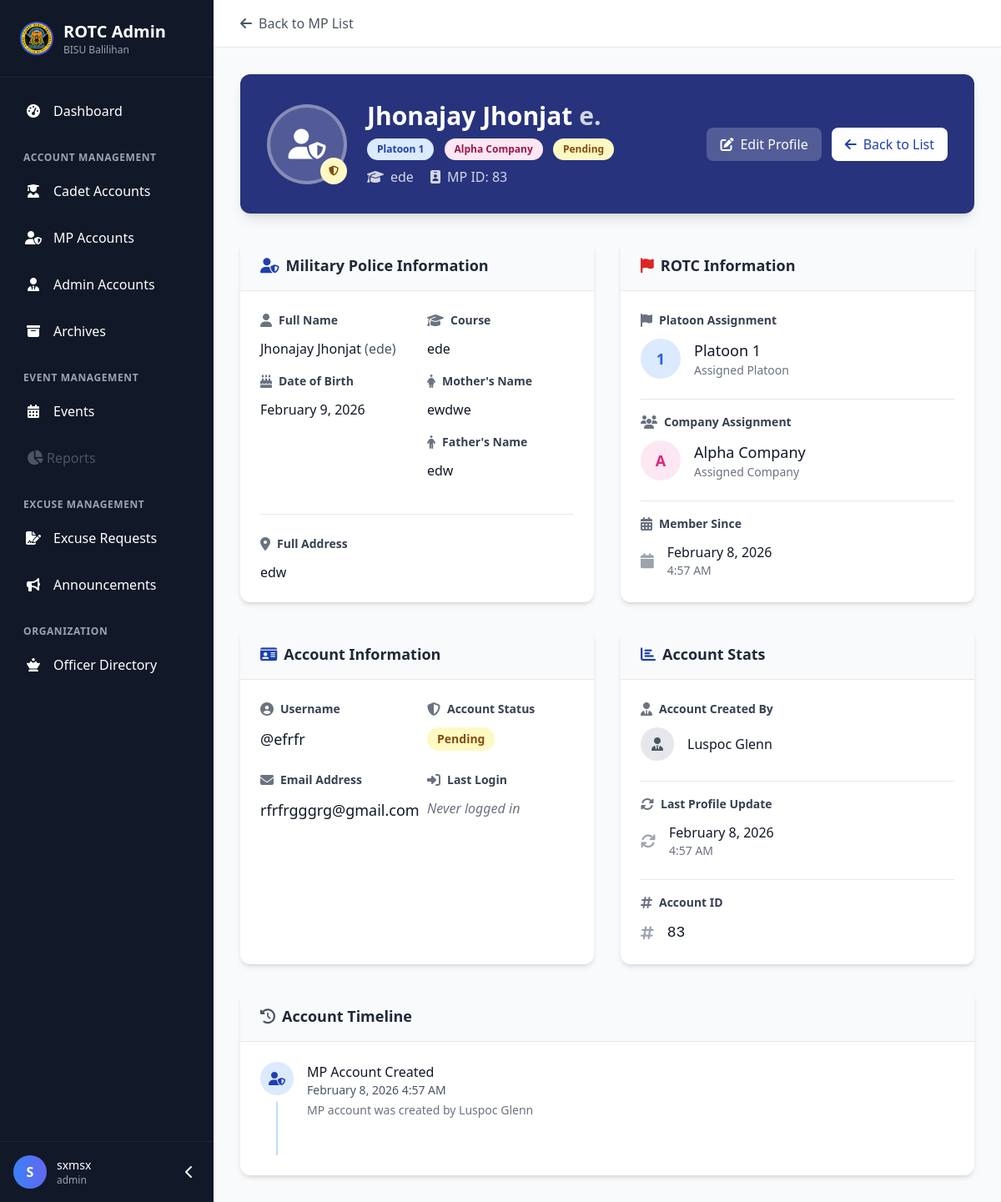
The app's page /admin/mp_profile.php?id=83 (signed in) with its own data.
### tables this page shows
CREATE TABLE `mp_accounts` (
  `id` int(11) NOT NULL,
  `username` varchar(50) NOT NULL,
  `email` varchar(100) NOT NULL,
  `password` varchar(255) NOT NULL,
  `first_name` varchar(50) NOT NULL,
  `last_name` varchar(50) NOT NULL,
  `middle_name` varchar(50) DEFAULT NULL,
  `course` varchar(100) NOT NULL,
  `full_address` text NOT NULL,
  `platoon` enum('1','2','3') NOT NULL,
  `company` enum('Alpha','Bravo','Charlie','Delta','Echo','Foxtrot','Golf') NOT NULL,
  `dob` date NOT NULL,
  `mothers_name` varchar(100) NOT NULL,
  `fathers_name` varchar(100) NOT NULL,
  `profile_image` varchar(255) DEFAULT NULL,
  `status` enum('pending','approved','denied') DEFAULT 'pending',
  `last_login` datetime DEFAULT NULL,
  `created_by` int(11) DEFAULT NULL,
  `created_at` timestamp NOT NULL DEFAULT current_timestamp(),
  `updated_at` timestamp NOT NULL DEFAULT current_timestamp() ON UPDATE current_timestamp(),
  `is_archived` tinyint(1) DEFAULT 0,
  `archived_at` timestamp NULL DEFAULT NULL,
  `archive_reason` text DEFAULT NULL
);

### admin/mp_profile.php (the view, shortened to what the rows shown need)
<?php
require_once '../includes/auth_check.php';
$mp_id = isset($_GET['id']) ? intval($_GET['id']) : 0;
$stmt = $pdo->prepare("SELECT * FROM mp_accounts WHERE id = ?");
$stmt->execute([$mp_id]);
$mp = $stmt->fetch();
$created_by_name = "System";
if ($mp['created_by']) {
    $stmt = $pdo->prepare("SELECT full_name FROM admins WHERE id = ?");
    $stmt->execute([$mp['created_by']]);
    $admin = $stmt->fetch();
    if ($admin) {
        $created_by_name = $admin['full_name'];
    }
}
$status_classes = [
    'pending' => 'bg-yellow-100 text-yellow-800',
    'approved' => 'bg-green-100 text-green-800',
    'denied' => 'bg-red-100 text-red-800'
];
$status_class = $status_classes[$mp['status']] ?? 'bg-gray-100 text-gray-800';
?>
<!DOCTYPE html>
<html lang="en" class="scroll-smooth">
<head>
    <script src="https://cdn.tailwindcss.com"></script>
    <link rel="stylesheet" href="https://cdnjs.cloudflare.com/ajax/libs/font-awesome/6.4.0/css/all.min.css">
</head>
<body class="bg-gray-50 font-sans">
    <?php include 'dashboard_header.php'; ?>
    <div class="main-content ml-64 min-h-screen">
        <main class="p-8">
            <div class="profile-header rounded-xl shadow-lg overflow-hidden mb-8">
                <div class="p-8 text-white">
                    <div class="flex flex-col md:flex-row items-start md:items-center justify-between">
                        <div class="flex items-center space-x-6">
                            <div>
                                <h1 class="text-3xl font-bold">
                                    <?php echo htmlspecialchars($mp['first_name'] . ' ' . $mp['last_name']); ?>
                                    <?php if ($mp['middle_name']): ?>
                                        <span class="text-white/80"><?php echo htmlspecialchars($mp['middle_name'][0] . '.'); ?></span>
                                    <?php endif; ?>
                                </h1>
                                <p class="text-white/90 mt-2">
                                    <span class="badge platoon-badge">Platoon <?php echo htmlspecialchars($mp['platoon']); ?></span>
                                    <span class="badge company-badge ml-2"><?php echo htmlspecialchars($mp['company']); ?> Company</span>
                                    <span class="badge <?php echo $status_class; ?> ml-2">
                                        <?php echo ucfirst($mp['status']); ?>
                                    </span>
                                </p>
                                <p class="text-white/80 mt-2">
                                    <i class="fas fa-graduation-cap mr-2"></i><?php echo htmlspecialchars($mp['course']); ?>
                                    <i class="fas fa-id-badge ml-4 mr-2"></i>MP ID: <?php echo $mp['id']; ?>
                                </p>
                            </div>
                        </div>
                    </div>
                </div>
            </div>
            <div class="grid grid-cols-1 lg:grid-cols-2 gap-8 mb-8">
                <div class="bg-white rounded-xl shadow-md overflow-hidden info-card">
                    <div class="px-6 py-4 border-b border-gray-200 bg-gray-50">
                        <h2 class="text-lg font-semibold text-gray-800">
                            <i class="fas fa-user-shield mr-2 text-blue-800"></i>Military Police Information
                        </h2>
                    </div>
                    <div class="p-6">
                        <div class="grid grid-cols-1 md:grid-cols-2 gap-6">
                            <div>
                                <div class="mb-4">
                                    <div class="card-label">
                                        <i class="fas fa-user text-gray-500"></i>Full Name
                                    </div>
                                    <p class="text-gray-900 font-medium">
                                        <?php echo htmlspecialchars($mp['first_name'] . ' ' . $mp['last_name']); ?>
                                        <?php if ($mp['middle_name']): ?>
                                            <span class="text-gray-600">(<?php echo htmlspecialchars($mp['middle_name']); ?>)</span>
                                        <?php endif; ?>
                                    </p>
                                </div>
                                <div class="mb-4">
                                    <div class="flex items-center space-x-2">
                                        <p class="text-gray-900 font-medium">
                                            <?php echo date('F j, Y', strtotime($mp['dob'])); ?>
                                        </p>
                                    </div>
                                </div>
                            </div>
                            <div>
                                <div class="mb-4">
                                    <div class="card-label">
                                        <i class="fas fa-graduation-cap text-gray-500"></i>Course
                                    </div>
                                    <p class="text-gray-900 font-medium"><?php echo htmlspecialchars($mp['course']); ?></p>
                                </div>
                                <div class="mb-4">
                                    <div class="card-label">
                                        <i class="fas fa-female text-gray-500"></i>Mother's Name
                                    </div>
                                    <p class="text-gray-900 font-medium"><?php echo htmlspecialchars($mp['mothers_name']); ?></p>
                                </div>
                                <div class="mb-4">
                                    <div class="card-label">
                                        <i class="fas fa-male text-gray-500"></i>Father's Name
                                    </div>
                                    <p class="text-gray-900 font-medium"><?php echo htmlspecialchars($mp['fathers_name']); ?></p>
                                </div>
                            </div>
                        </div>
                        <div class="mt-6 pt-6 border-t border-gray-200">
                            <div class="card-label">
                                <i class="fas fa-map-marker-alt text-gray-500"></i>Full Address
                            </div>
                            <p class="text-gray-900"><?php echo htmlspecialchars($mp['full_address']); ?></p>
                        </div>
                    </div>
                </div>
                <div class="bg-white rounded-xl shadow-md overflow-hidden info-card">
                    <div class="px-6 py-4 border-b border-gray-200 bg-gray-50">
                        <h2 class="text-lg font-semibold text-gray-800">
                            <i class="fas fa-flag mr-2 text-red-600"></i>ROTC Information
                        </h2>
                    </div>
                    <div class="p-6">
                        <div class="space-y-6">
                            <div>
                                <div class="flex items-center mt-2">
                                    <div class="w-12 h-12 rounded-full bg-blue-100 flex items-center justify-center mr-4">
                                        <span class="text-blue-600 font-bold text-lg"><?php echo htmlspecialchars($mp['platoon']); ?></span>
                                    </div>
                                    <div>
                                        <p class="text-gray-900 font-medium text-lg">Platoon <?php echo htmlspecialchars($mp['platoon']); ?></p>
                                        <p class="text-sm text-gray-500">Assigned Platoon</p>
                                    </div>
                                </div>
                            </div>
                            <div class="pt-4 border-t border-gray-200">
                                <div class="flex items-center mt-2">
                                    <div class="w-12 h-12 rounded-full bg-pink-100 flex items-center justify-center mr-4">
                                        <span class="text-pink-600 font-bold text-lg">
                                            <?php echo strtoupper(substr($mp['company'], 0, 1)); ?>
                                        </span>
                                    </div>
                                    <div>
                                        <p class="text-gray-900 font-medium text-lg"><?php echo htmlspecialchars($mp['company']); ?> Company</p>
                                        <p class="text-sm text-gray-500">Assigned Company</p>
                                    </div>
                                </div>
                            </div>
                            <div class="pt-4 border-t border-gray-200">
                                <div class="flex items-center mt-2">
                                    <div>
                                        <p class="text-gray-900 font-medium">
                                            <?php echo date('F j, Y', strtotime($mp['created_at'])); ?>
                                        </p>
                                        <p class="text-sm text-gray-500">
                                            <?php echo date('g:i A', strtotime($mp['created_at'])); ?>
                                        </p>
                                    </div>
                                </div>
                            </div>
                        </div>
                    </div>
                </div>
            </div>
            <div class="grid grid-cols-1 lg:grid-cols-2 gap-8 mb-8">
                <div class="bg-white rounded-xl shadow-md overflow-hidden info-card">
                    <div class="px-6 py-4 border-b border-gray-200 bg-gray-50">
                        <h2 class="text-lg font-semibold text-gray-800">
                            <i class="fas fa-id-card mr-2 text-blue-800"></i>Account Information
                        </h2>
                    </div>
                    <div class="p-6">
                        <div class="grid grid-cols-1 md:grid-cols-2 gap-6">
                            <div>
                                <div class="mb-6">
                                    <div class="card-label">
                                        <i class="fas fa-user-circle text-gray-500"></i>Username
                                    </div>
                                    <p class="text-gray-900 font-medium text-lg">@<?php echo htmlspecialchars($mp['username']); ?></p>
                                </div>
                                <div class="mb-6">
                                    <div class="card-label">
                                        <i class="fas fa-envelope text-gray-500"></i>Email Address
                                    </div>
                                    <p class="text-gray-900 font-medium text-lg"><?php echo htmlspecialchars($mp['email']); ?></p>
                                </div>
                            </div>
                            <div>
                                <div class="mb-6">
                                    <div class="card-label">
                                        <i class="fas fa-shield-alt text-gray-500"></i>Account Status
                                    </div>
                                    <span class="badge <?php echo $status_class; ?> text-sm">
                                        <?php echo ucfirst($mp['status']); ?>
                                    </span>
                                </div>
                            </div>
                        </div>
                    </div>
                </div>
                <div class="bg-white rounded-xl shadow-md overflow-hidden info-card">
                    <div class="px-6 py-4 border-b border-gray-200 bg-gray-50">
                        <h2 class="text-lg font-semibold text-gray-800">
                            <i class="fas fa-chart-bar mr-2 text-blue-800"></i>Account Stats
                        </h2>
                    </div>
                    <div class="p-6">
                        <div class="space-y-6">
                            <div>
                                <div class="flex items-center mt-2">
                                    <div class="w-10 h-10 rounded-full bg-gray-200 flex items-center justify-center mr-4">
                                        <i class="fas fa-user-tie text-gray-600"></i>
                                    </div>
                                    <p class="text-gray-900 font-medium"><?php echo htmlspecialchars($created_by_name); ?></p>
                                </div>
                            </div>
                            <div class="pt-4 border-t border-gray-200">
                                <div class="flex items-center mt-2">
                                    <div>
                                        <p class="text-gray-900 font-medium">
                                            <?php if ($mp['updated_at']): ?>
                                                <?php echo date('F j, Y', strtotime($mp['updated_at'])); ?>
                                            <?php else: ?>
                                                <span class="text-gray-500 italic">Never updated</span>
                                            <?php endif; ?>
                                        </p>
                                        <?php if ($mp['updated_at']): ?>
                                            <p class="text-sm text-gray-500">
                                                <?php echo date('g:i A', strtotime($mp['updated_at'])); ?>
                                            </p>
                                        <?php endif; ?>
                                    </div>
                                </div>
                            </div>
                            <div class="pt-4 border-t border-gray-200">
                                <div class="flex items-center mt-2">
                                    <i class="fas fa-hashtag text-gray-400 mr-4 text-lg"></i>
                                    <p class="text-gray-900 font-medium text-lg font-mono"><?php echo $mp['id']; ?></p>
                                </div>
                            </div>
                        </div>
                    </div>
                </div>
            </div>
            <div class="bg-white rounded-xl shadow-md overflow-hidden info-card">
                <div class="px-6 py-4 border-b border-gray-200 bg-gray-50">
                    <h2 class="text-lg font-semibold text-gray-800">
                        <i class="fas fa-history mr-2 text-gray-600"></i>Account Timeline
                    </h2>
                </div>
                <div class="p-6">
                    <div class="flex items-start space-x-4">
                        <div class="flex-1">
                            <div class="mb-6">
                                <h3 class="font-medium text-gray-900">MP Account Created</h3>
                                <p class="text-sm text-gray-600"><?php echo date('F j, Y g:i A', strtotime($mp['created_at'])); ?></p>
                                <p class="text-sm text-gray-500 mt-1">MP account was created by <?php echo htmlspecialchars($created_by_name); ?></p>
                            </div>
                        </div>
                    </div>
                </div>
            </div>
        </main>
    </div>
</body>
</html>

### records on screen
mp_accounts: first_name+last_name "Jhonajay Jhonjat", middle_name "e.", platoon "1", company "Alpha", status "Pending", course "ede", id "83", middle_name "ede", dob "February 9, 2026", mothers_name "ewdwe", fathers_name "edw", full_address "edw", company "A", created_at "February 8, 2026", created_at "4:57 AM", username "efrfr", email "rfrfrgggrg@gmail.com", updated_at "February 8, 2026", updated_at "4:57 AM", created_at "February 8, 2026 4:57 AM"

### other values on screen
$admin_initial "S"
$admin_name "sxmsx"
$admin_role "admin"
$created_by_name "Luspoc Glenn"
